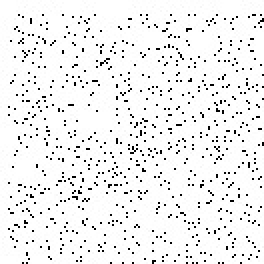
//> input picture Hafta-06/input/girdi.png, 132 x 132 px (shown 2 times larger)
$ ./hafta6_gorev1   (built with g++ and OpenCV 4)
//> lines starting //> are read from the running program, lines starting //| are printed output that depends on the picture; after the words box and inside, x2 and y2 are one past the last pixel; in counts of white or black regions, pixels touching at a corner belong together

#include <opencv2/opencv.hpp>
#include <iostream>
#include <vector>
#include <cmath>

using namespace std;
using namespace cv;

int main()
{
    string giris =
        "/content/goruntu-isleme-dersi/Hafta-06/input/girdi.png";

    string cikis =
        "/content/goruntu-isleme-dersi/Hafta-06/01-Hough-Line-OpenCV/";

    Mat resim = imread(giris);
//> resim is the input picture: 132 rows x 132 cols, CV_8UC3; min 0, max 255, mean 240.4

    if (resim.empty())
    {
        cout << "Resim okunamadi!" << endl;
        return -1;
    }

    // Gri tonlama
    Mat gri;
    cvtColor(resim, gri, COLOR_BGR2GRAY);

    // Canny
    Mat canny;
    Canny(gri, canny, 50, 150);
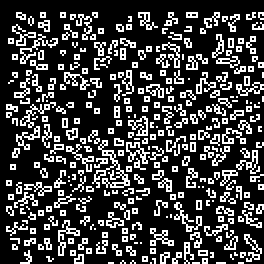
//> canny: 132 rows x 132 cols, CV_8UC1 (shown 2 times larger); 24.7% white in thin lines or dots

    // Median filtre
    Mat medianSonuc;
    medianBlur(canny, medianSonuc, 3);
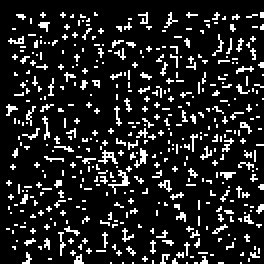
//> medianSonuc: 132 rows x 132 cols, CV_8UC1 (shown 2 times larger); 13.6% white in thin lines or dots


    // ------------------------
    // HoughLines
    // ------------------------

    vector<Vec2f> dogrular;

    HoughLines(
        medianSonuc,
        dogrular,
        1,
        CV_PI / 180,
        100
    );
//> dogrular = empty

    Mat hough1 = resim.clone();

    for (int i = 0; i < dogrular.size(); i++)
    {
        float rho = dogrular[i][0];
        float theta = dogrular[i][1];

        double a = cos(theta);
        double b = sin(theta);

        double x0 = a * rho;
        double y0 = b * rho;

        Point nokta1;
        Point nokta2;

        nokta1.x = cvRound(x0 + 1000 * (-b));
        nokta1.y = cvRound(y0 + 1000 * a);

        nokta2.x = cvRound(x0 - 1000 * (-b));
        nokta2.y = cvRound(y0 - 1000 * a);

        // Kırmızı
        line(
            hough1,
            nokta1,
            nokta2,
            Scalar(0, 0, 255),
            2
        );
    }
//> this loop made 0 passes


    // ------------------------
    // HoughLinesP
    // ------------------------

    vector<Vec4i> dogrularP;

    HoughLinesP(
        medianSonuc,
        dogrularP,
        1,
        CV_PI / 180,
        50,
        50,
        10
    );
//> dogrularP = 3 lines (x1, y1, x2, y2): [4, 104, 126, 44], [4, 114, 131, 49], [42, 8, 102, 131]

    Mat hough2 = resim.clone();

    for (int i = 0; i < dogrularP.size(); i++)
    {
        Vec4i d = dogrularP[i];

        // Yeşil
        line(
            hough2,
            Point(d[0], d[1]),
            Point(d[2], d[3]),
            Scalar(0, 255, 0),
            2
        );
    }
//> this loop made 3 passes
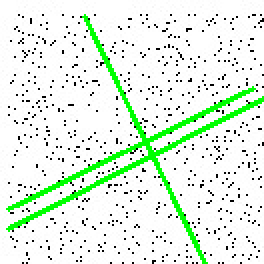
//> hough2: 132 rows x 132 cols, CV_8UC3 (shown 2 times larger); 6.2% of pixels changed, all inside (x1, y1, x2, y2) = (3, 7, 132, 132)


    // Sonuçları kaydet
    imwrite(cikis + "01_gri.png", gri);
    imwrite(cikis + "02_canny.png", canny);
    imwrite(cikis + "03_median.png", medianSonuc);
    imwrite(cikis + "04_hough_lines.png", hough1);
    imwrite(cikis + "05_hough_lines_p.png", hough2);


    cout << "HoughLines dogru sayisi: "
         << dogrular.size()
         << endl;
//| HoughLines dogru sayisi: 0

    cout << "HoughLinesP dogru sayisi: "
         << dogrularP.size()
         << endl;
//| HoughLinesP dogru sayisi: 3

    cout << "Sonuclar kaydedildi." << endl;

    return 0;
}
